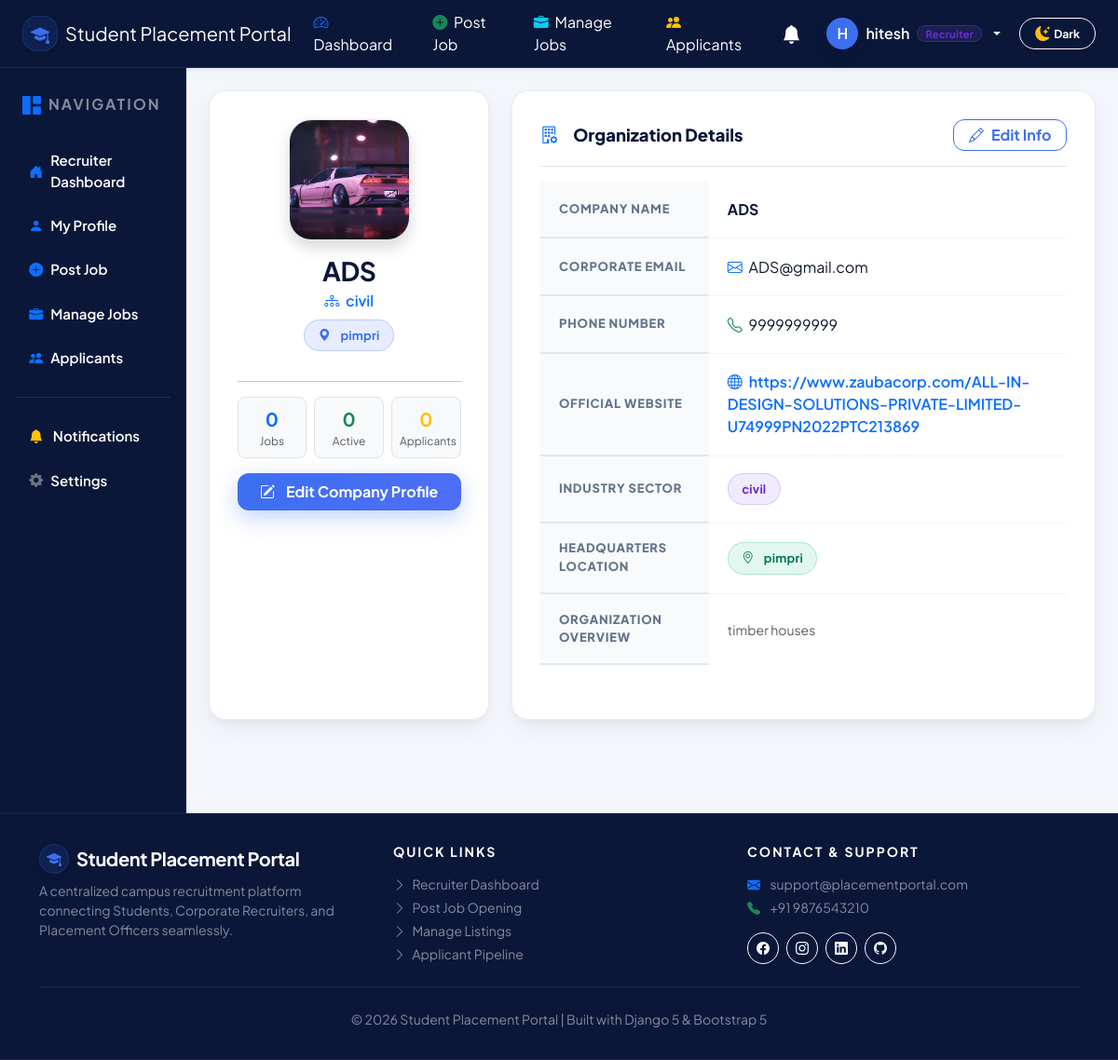
Page /recruiter/company/ (signed in) on the committed database.
### accounts/models.py (models this page shows, shortened)
class User(AbstractUser):
    ROLE_CHOICES = (
        ('student', 'Student'),
        ('recruiter', 'Recruiter'),
        ('officer', 'Placement Officer'),
    )
    role = models.CharField(
        max_length=20,
        choices=ROLE_CHOICES
    )
    phone = models.CharField(
        max_length=15,
        blank=True,
        null=True
    )
    profile_picture = models.ImageField(
        upload_to='profile_pictures/',
        blank=True,
        null=True
    )
    is_verified = models.BooleanField(default=False)
    created_at = models.DateTimeField(auto_now_add=True)
    updated_at = models.DateTimeField(auto_now=True)

### recruiters/models.py (models this page shows, shortened)
class Company(models.Model):
    company_name = models.CharField(max_length=150)
    company_email = models.EmailField(unique=True)
    company_phone = models.CharField(max_length=15)
    website = models.URLField(blank=True, null=True)
    industry = models.CharField(max_length=100)
    location = models.CharField(max_length=150)
    description = models.TextField(blank=True, null=True)
    logo = models.ImageField(upload_to='company_logos/', blank=True, null=True)
    created_at = models.DateTimeField(auto_now_add=True)
    class Meta:
        ordering = ['company_name']

### recruiters/views.py (the view)
@login_required
def company_profile(request):
    recruiter = RecruiterProfile.objects.get(
        user=request.user
    )
    company = recruiter.company
    context = {
        "company": company,
        "recruiter": recruiter,
    }
    return render(
        request,
        "recruiters/company_profile.html",
        context
    )

### recruiters/templates/recruiters/company_profile.html (shortened to what this page needs)
{% extends 'base.html' %}
{% block content %}
<div class="row g-4">
    <div class="col-lg-4">
        <div class="spp-card text-center h-100">
            <div class="mb-3">
                {% if company.logo %}
                    <img src="{{ company.logo.url }}" class="spp-logo shadow" style="width: 130px; height: 130px; border-radius: 24px;" alt="{{ company.company_name }}">
                {% else %}
                    <div class="spp-logo shadow mx-auto" style="width: 130px; height: 130px; border-radius: 24px; font-size: 3.5rem; background: linear-gradient(135deg, var(--spp-navy), var(--spp-navy-light)); color: #ffffff;">
                        <i class="bi bi-building"></i>
                    </div>
                {% endif %}
            </div>
            <h3 class="fw-bold mb-1" style="color: var(--spp-navy);">{{ company.company_name }}</h3>
            <p class="text-primary fw-semibold mb-2"><i class="bi bi-diagram-3 me-1"></i> {{ company.industry|default:"Corporate Hiring Partner" }}</p>
            <span class="spp-pill blue mb-3">
                <i class="bi bi-geo-alt-fill me-1"></i> {{ company.location|default:"Location unspecified" }}
            </span>
            <hr class="my-3 opacity-25">
            <div class="row g-2 mb-3">
                <div class="col-4">
                    <div class="p-2 border rounded-3 bg-light">
                        <div class="fw-bold fs-5 text-primary">{{ total_jobs|default:"0" }}</div>
                        <div class="small text-muted" style="font-size: 0.75rem;">Jobs</div>
                    </div>
                </div>
                <div class="col-4">
                    <div class="p-2 border rounded-3 bg-light">
                        <div class="fw-bold fs-5 text-success">{{ active_jobs|default:"0" }}</div>
                        <div class="small text-muted" style="font-size: 0.75rem;">Active</div>
                    </div>
                </div>
                <div class="col-4">
                    <div class="p-2 border rounded-3 bg-light">
                        <div class="fw-bold fs-5 text-warning">{{ total_applicants|default:"0" }}</div>
                        <div class="small text-muted" style="font-size: 0.75rem;">Applicants</div>
                    </div>
                </div>
            </div>
            <a href="{% url 'recruiters:edit_company' %}" class="btn-spp-primary w-100 py-2">
                <i class="bi bi-pencil-square me-1"></i> Edit Company Profile
            </a>
        </div>
    </div>
    <div class="col-lg-8">
        <div class="spp-card h-100">
            <div class="d-flex align-items-center justify-content-between pb-3 mb-3 border-bottom">
                <div class="spp-form-section-title mb-0 border-0 p-0">
                    <i class="bi bi-building-gear text-primary me-2"></i> Organization Details
                </div>
                <a href="{% url 'recruiters:edit_company' %}" class="btn-spp-outline py-1 px-3 fs-7">
                    <i class="bi bi-pencil"></i> Edit Info
                </a>
            </div>
            <div class="table-responsive">
                <table class="spp-table">
                    <tbody>
                        <tr>
                            <th width="32%">Company Name</th>
                            <td><strong class="fs-6" style="color: var(--spp-navy);">{{ company.company_name }}</strong></td>
                        </tr>
                        <tr>
                            <th>Corporate Email</th>
                            <td><i class="bi bi-envelope text-primary me-1"></i> {{ company.company_email }}</td>
                        </tr>
                        <tr>
                            <th>Phone Number</th>
                            <td><i class="bi bi-telephone text-success me-1"></i> {{ company.company_phone|default:"Not specified" }}</td>
                        </tr>
                        <tr>
                            <th>Official Website</th>
                            <td>
                                {% if company.website %}
                                    <a href="{{ company.website }}" target="_blank" class="fw-semibold text-decoration-none">
                                        <i class="bi bi-globe me-1"></i> {{ company.website }}
                                    </a>
                                {% else %}
                                    <span class="text-muted small">Not provided</span>
                                {% endif %}
                            </td>
                        </tr>
                        <tr>
                            <th>Industry Sector</th>
                            <td><span class="spp-pill purple">{{ company.industry|default:"Corporate" }}</span></td>
                        </tr>
                        <tr>
                            <th>Headquarters Location</th>
                            <td><span class="spp-pill green"><i class="bi bi-geo-alt me-1"></i> {{ company.location|default:"Not specified" }}</span></td>
                        </tr>
                        <tr>
                            <th>Organization Overview</th>
                            <td>
                                <p class="mb-0 text-muted small" style="line-height: 1.6;">
                                    {{ company.description|default:"No description provided yet." }}
                                </p>
                            </td>
                        </tr>
                    </tbody>
                </table>
            </div>
        </div>
    </div>
</div>
{% endblock %}

### templates/includes/navbar.html (shortened to what this page needs)
<nav class="navbar navbar-expand-lg navbar-dark shadow-sm sticky-top py-2.5" style="background-color: #0B1739 !important; border-bottom: 1px solid rgba(255,255,255,0.08); z-index: 1030;">
    <div class="container-fluid px-3 px-lg-4">
        <a class="navbar-brand d-flex align-items-center gap-2 fw-extrabold" href="/">
            <div class="spp-stat-icon blue p-0" style="width: 38px; height: 38px; font-size: 1.25rem;">
                <i class="bi bi-mortarboard-fill"></i>
            </div>
            <span class="fs-5 tracking-tight text-white">Student Placement Portal</span>
        </a>
        <div class="collapse navbar-collapse" id="navbarContent">
            <ul class="navbar-nav ms-auto align-items-lg-center gap-2 mt-2 mt-lg-0">
                {% if user.is_authenticated and user.role == 'recruiter' %}
                    <li class="nav-item">
                        <a class="nav-link text-white px-2 py-1" href="/recruiter/dashboard/">
                            <i class="bi bi-speedometer2 me-1 text-primary"></i> Dashboard
                        </a>
                    </li>
                    <li class="nav-item">
                        <a class="nav-link text-white px-2 py-1" href="/jobs/add/">
                            <i class="bi bi-plus-circle-fill me-1 text-success"></i> Post Job
                        </a>
                    </li>
                    <li class="nav-item">
                        <a class="nav-link text-white px-2 py-1" href="/jobs/manage/">
                            <i class="bi bi-briefcase-fill me-1 text-info"></i> Manage Jobs
                        </a>
                    </li>
                    <li class="nav-item">
                        <a class="nav-link text-white px-2 py-1" href="{% url 'applications:recruiter_applications' %}">
                            <i class="bi bi-people-fill me-1 text-warning"></i> Applicants
                        </a>
                    </li>
                {% endif %}
                {% if user.is_authenticated %}
                    <li class="nav-item me-1">
                        <a class="nav-link text-white position-relative px-2 py-1" href="{% url 'accounts:notifications' %}" title="Notifications">
                            <i class="bi bi-bell-fill fs-5"></i>
                        </a>
                    </li>
                    <li class="nav-item dropdown">
                        <a class="nav-link dropdown-toggle text-white d-flex align-items-center gap-2 fw-semibold px-2 py-1" href="#" role="button" data-bs-toggle="dropdown">
                            <div class="spp-avatar border-0" style="width: 34px; height: 34px; font-size: 1rem; background: var(--spp-blue); color: #ffffff;">
                                {{ user.username|slice:":1"|upper }}
                            </div>
                            <span class="text-white">{{ user.username }}</span>
                            {% if user.role == 'student' %}
                                <span class="spp-pill blue py-0 px-2" style="font-size: 0.7rem;">Student</span>
                            {% elif user.role == 'recruiter' %}
                                <span class="spp-pill purple py-0 px-2" style="font-size: 0.7rem;">Recruiter</span>
                            {% elif user.role == 'officer' %}
                                <span class="spp-pill orange py-0 px-2" style="font-size: 0.7rem;">TPO Officer</span>
                            {% endif %}
                        </a>
                    </li>
                {% endif %}
                <li class="nav-item ms-lg-1">
                    <button class="btn btn-sm btn-outline-light rounded-pill px-3 py-1.5 d-inline-flex align-items-center justify-content-center gap-1.5 shadow-sm" id="themeToggleBtn" title="Toggle Dark/Light Theme" type="button" style="cursor: pointer;">
                        <i class="bi bi-moon-stars-fill text-warning fs-6" id="themeToggleIcon"></i>
                        <span id="themeToggleLabel" class="small fw-bold text-white ms-1">Dark</span>
                    </button>
                </li>
            </ul>
        </div>
    </div>
</nav>

### static/css/style.css (style rules this page uses)
:root { --spp-navy: #0B1739; --spp-navy-dark: #070F26; --spp-navy-light: #162650; --spp-blue: #3B6FF0; --spp-blue-dark: #2553ca; --spp-grad-start: #4F6EF7; --spp-grad-end: #8B5CF6; --spp-bg: #F4F6FB; --spp-card-bg: #FFFFFF; --spp-text-main: #0F172A; --spp-text-muted: #64748B; --spp-border: #E2E8F0; --spp-green: #10B981; --spp-green-bg: rgba(16, 185, 129, 0.1); --spp-orange: #F59E0B; --spp-orange-bg: rgba(245, 158, 11, 0.1); --spp-purple: #8B5CF6; --spp-purple-bg: rgba(139, 92, 246, 0.1); --spp-red: #EF4444; --spp-red-bg: rgba(239, 68, 68, 0.1); --spp-gray: #64748B; --spp-gray-bg: rgba(100, 116, 139, 0.1); --spp-shadow-sm: 0 2px 5px rgba(11, 23, 57, 0.04), 0 1px 2px rgba(11, 23, 57, 0.02); --spp-shadow-md: 0 10px 25px -3px rgba(11, 23, 57, 0.06), 0 4px 10px -2px rgba(11, 23, 57, 0.04); --spp-shadow-lg: 0 20px 40px -4px rgba(11, 23, 57, 0.1); --spp-shadow-glow: 0 8px 25px rgba(59, 111, 240, 0.3); }
body { background-color: var(--spp-bg); color: var(--spp-text-main); font-family: 'Plus Jakarta Sans', -apple-system, BlinkMacSystemFont, "Segoe UI", Roboto, sans-serif; min-height: 100vh; -webkit-font-smoothing: antialiased; }
h1, h2, h3, h4, h5, h6 { font-family: 'Plus Jakarta Sans', 'Outfit', sans-serif; font-weight: 700; color: var(--spp-navy); letter-spacing: -0.02em; }
.spp-card { background: var(--spp-card-bg); border-radius: 18px; border: 1px solid rgba(226, 232, 240, 0.85); box-shadow: var(--spp-shadow-md); padding: 1.85rem; margin-bottom: 1.75rem; transition: transform 0.25s ease, box-shadow 0.25s ease, border-color 0.25s ease; }
.spp-stat-icon { width: 56px; height: 56px; border-radius: 16px; display: flex; align-items: center; justify-content: center; font-size: 1.65rem; flex-shrink: 0; box-shadow: 0 4px 12px rgba(0, 0, 0, 0.04); }
.spp-stat-icon.blue { background: rgba(59, 111, 240, 0.12); color: var(--spp-blue); border: 1px solid rgba(59, 111, 240, 0.2); }
.spp-pill { display: inline-flex; align-items: center; gap: 0.4rem; padding: 0.4rem 0.9rem; border-radius: 50rem; font-size: 0.8125rem; font-weight: 700; letter-spacing: 0.2px; }
.spp-pill.blue { background: rgba(59, 111, 240, 0.12); color: var(--spp-blue); border: 1px solid rgba(59, 111, 240, 0.25); }
.spp-pill.green { background: rgba(16, 185, 129, 0.12); color: #047857; border: 1px solid rgba(16, 185, 129, 0.25); }
.spp-pill.purple { background: rgba(139, 92, 246, 0.12); color: #6d28d9; border: 1px solid rgba(139, 92, 246, 0.25); }
.btn-spp-primary { background: linear-gradient(135deg, #3B6FF0 0%, #4F6EF7 100%); color: #ffffff; border: none; border-radius: 12px; padding: 0.72rem 1.45rem; font-weight: 700; text-decoration: none; display: inline-flex; align-items: center; justify-content: center; gap: 0.5rem; box-shadow: var(--spp-shadow-glow); transition: all 0.25s cubic-bezier(0.4, 0, 0.2, 1); }
.btn-spp-outline { background-color: transparent; color: var(--spp-blue); border: 1.75px solid var(--spp-blue); border-radius: 12px; padding: 0.68rem 1.35rem; font-weight: 700; text-decoration: none; display: inline-flex; align-items: center; justify-content: center; gap: 0.5rem; transition: all 0.25s cubic-bezier(0.4, 0, 0.2, 1); }
.spp-table { width: 100%; border-collapse: separate; border-spacing: 0; }
.spp-table th { background: #F8FAFC; color: var(--spp-text-muted); font-size: 0.8125rem; font-weight: 800; text-transform: uppercase; letter-spacing: 0.06em; padding: 1.1rem 1.25rem; border-bottom: 2px solid #E2E8F0; }
.spp-table td { padding: 1.15rem 1.25rem; border-bottom: 1px solid #F1F5F9; vertical-align: middle; }
.spp-table tbody tr:last-child td { border-bottom: none; }
.spp-table tbody tr { transition: background-color 0.2s ease, transform 0.2s ease; }
.spp-form-section-title { font-size: 1.15rem; font-weight: 800; color: var(--spp-navy); margin-bottom: 1.35rem; padding-bottom: 0.65rem; border-bottom: 2px solid #F1F5F9; display: flex; align-items: center; gap: 0.55rem; }
.spp-avatar { width: 76px; height: 76px; border-radius: 50%; object-fit: cover; border: 3px solid #ffffff; box-shadow: 0 6px 16px rgba(0,0,0,0.12); background-color: #E2E8F0; display: inline-flex; align-items: center; justify-content: center; font-size: 1.85rem; color: var(--spp-navy); }
.spp-logo { width: 60px; height: 60px; border-radius: 16px; object-fit: cover; border: 1px solid #E2E8F0; background-color: #F8FAFC; display: inline-flex; align-items: center; justify-content: center; font-size: 1.65rem; color: var(--spp-blue); box-shadow: 0 4px 12px rgba(0,0,0,0.04); }

### rows in the picture
User: username "H", username "hitesh"
Company: logo (picture), company_name "ADS", industry "civil", location "pimpri", company_email "ADS@gmail.com", company_phone "9999999999", website "https://www.zaubacorp.com/ALL-IN-DESIGN-SOLUTIONS-PRIVATE-LIMITED-U74999PN2022PTC213869", description "timber houses"

### other values in the picture
{{ total_jobs|default:"0" }} "0"
{{ active_jobs|default:"0" }} "0"
{{ total_applicants|default:"0" }} "0"
